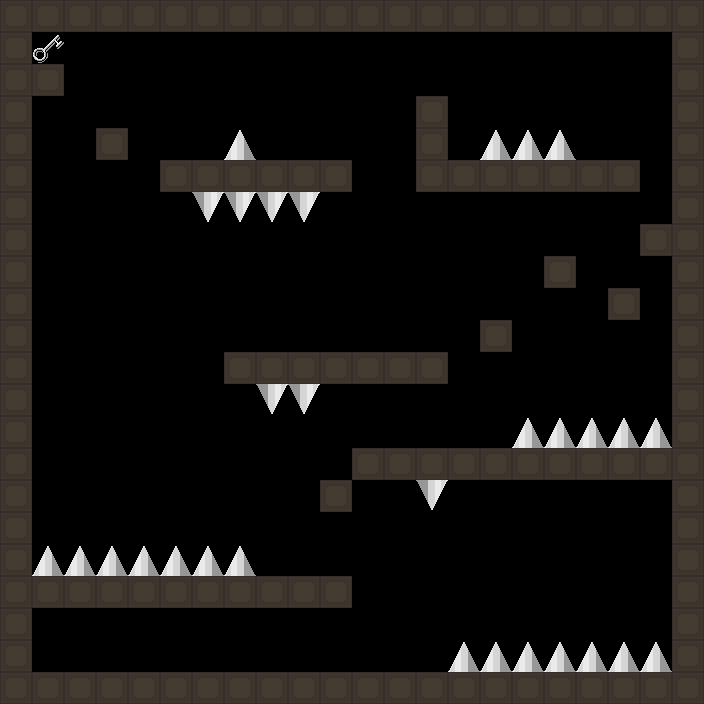

This is a level from a 2D game, rendered from its Tiled map with the project's own tilesets. A one-line summary and the map file follow, with tile-layer data summarised:
An orthogonal 22x22 tile map with 32x32 px tiles, 2 tile layers (walls, entities), 4 tilesets and 3 objects (0, 1, 2).

<map version="1.0" orientation="orthogonal" width="22" height="22" tilewidth="32" tileheight="32">
 <tileset firstgid="1" name="tile" tilewidth="32" tileheight="32">
  <image source="../1/tile.png" trans="2991b3" width="32" height="32" />
  <tile id="0">
   <properties>
    <property name="solid" value="true" />
   </properties>
  </tile>
 </tileset>
 <tileset firstgid="2" name="Spike" tilewidth="32" tileheight="32">
  <image source="../../global/mobs/Spike.png" trans="2991b3" width="32" height="32" />
  <tile id="0">
   <properties>
    <property name="spike" value="true" />
   </properties>
  </tile>
 </tileset>
 <tileset firstgid="3" name="UpsideDownSpike" tilewidth="32" tileheight="32">
  <image source="../../global/mobs/UpsideDownSpike.png" trans="2991b3" width="32" height="32" />
  <tile id="0">
   <properties>
    <property name="spike" value="true" />
   </properties>
  </tile>
 </tileset>
 <tileset firstgid="4" name="Key" tilewidth="32" tileheight="32">
  <image source="../../global/mobs/Key.png" trans="2991b3" width="32" height="32" />
  <tile id="0">
   <properties>
    <property name="key" value="true" />
   </properties>
  </tile>
 </tileset>
 <layer name="walls" width="22" height="22">
  <data>[484 cells, 133 non-empty, 1 distinct tile ids]</data>
 </layer>
 <layer name="entities" width="22" height="22">
  <data>[484 cells, 31 non-empty, 3 distinct tile ids]</data>
 </layer>
 <objectgroup name="mobs" width="22" height="22">
  <object name="0" x="32" y="640" width="32" height="32">
   <properties>
    <property name="spawn" value="true" />
   </properties>
  </object>
  <object name="1" x="32" y="192" width="640" height="160">
   <properties>
    <property name="speed" value="0.14" />
   </properties>
  </object>
  <object name="2" x="256" y="544" width="416" height="32">
   <properties>
    <property name="speed" value="0.10" />
   </properties>
  </object>
 </objectgroup>
</map>
